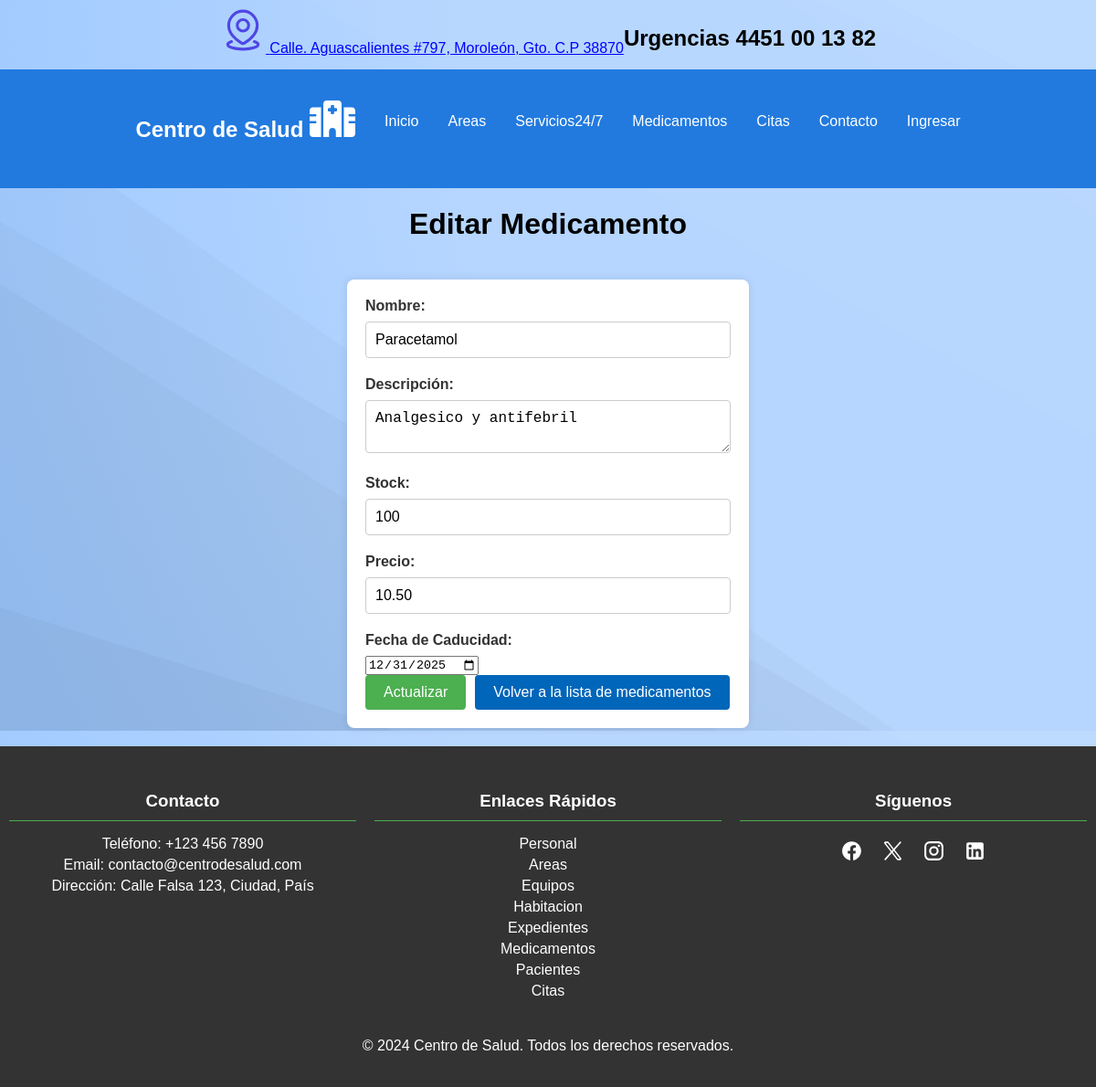
Page /editar_medicamento.php?id=1 on the committed database.
### tables this page shows
CREATE TABLE Medicamentos (
    id_medicamento INT AUTO_INCREMENT PRIMARY KEY,
    nombre VARCHAR(100),
    descripcion TEXT,
    stock INT,
    precio DECIMAL(10, 2),
    fecha_caducidad DATE
);

### editar_medicamento.php (the view, shortened to what this page needs)
<!DOCTYPE html>
<html lang="es">
<head>
    <link rel="stylesheet" href="css/style.css">
</head>
<body>
<?php include 'assets/header.php'; ?>
    <h1>Editar Medicamento</h1>
    <?php
    include 'includes/conexion.php';
    $id = $_GET['id'];
    $sql = "SELECT * FROM Medicamentos WHERE id_medicamento = $id";
    $resultado = $conn->query($sql);
    $fila = $resultado->fetch_assoc();
    ?>
    <form action="procesar_editar_medicamento.php" method="post">
        <label for="nombre">Nombre:</label>
        <input type="text" id="nombre" name="nombre" value="<?php echo $fila['nombre']; ?>" required><br>
        <label for="descripcion">Descripción:</label>
        <textarea id="descripcion" name="descripcion" required><?php echo $fila['descripcion']; ?></textarea><br>
        <label for="stock">Stock:</label>
        <input type="number" id="stock" name="stock" value="<?php echo $fila['stock']; ?>" required><br>
        <label for="precio">Precio:</label>
        <input type="number" step="0.01" id="precio" name="precio" value="<?php echo $fila['precio']; ?>" required><br>
        <label for="fecha_caducidad">Fecha de Caducidad:</label>
        <input type="date" id="fecha_caducidad" name="fecha_caducidad" value="<?php echo $fila['fecha_caducidad']; ?>" required><br>
        <div class="inputdiv">
            <input type="submit" value="Actualizar">
            <a href="medicamentos.php">Volver a la lista de medicamentos</a>
        </div>
    </form>
</body>
</html>

### css/style.css (style rules this page uses)
body { display: flex; flex-direction: column; min-height: 100vh; justify-content: center; align-items: center; font-family: Arial, sans-serif; margin: 0; }
footer { width: 100%; background-color: #333; color: white; padding: 20px 0; text-align: center; }
footer .container { display: flex; flex-wrap: wrap; justify-content: space-around; max-width: 1366px; margin: 0 auto; }
footer .column { flex: 1; margin: 10px; min-width: 200px; }
footer h3 { border-bottom: 1px solid #4CAF50; padding-bottom: 10px; margin-bottom: 10px; }
footer ul { list-style-type: none; padding: 0; }
footer ul li { margin: 5px 0; }
footer ul li a { color: white; text-decoration: none; }
footer .social-icons { display: flex; justify-content: center; margin: 20px 0; }
footer .social-icons a { color: white; text-decoration: none; margin: 0 10px; font-size: 24px; }
form { font-family: Arial, sans-serif; background-color: #fff; padding: 20px; border-radius: 8px; box-shadow: 0 0 10px rgba(0, 0, 0, 0.1); width: 100%; max-width: 400px; margin: 20px; }
form label { display: block; margin-bottom: 8px; font-weight: bold; color: #333; }
form input[type="email"], form input[type="password"], form input[type="datetime-local"], form input[type="text"], form input[type="number"], form input[type="file"], form select, form textarea { width: calc(100% - 22px); padding: 10px; margin-bottom: 20px; border: 1px solid #ccc; border-radius: 4px; font-size: 16px; }
.inputdiv { display: flex; align-items: center; gap: 10px; }
input[type="submit"], .inputdiv a { padding: 10px 20px; text-decoration: none; color: #fff; background-color: #4CAF50; border: none; border-radius: 4px; cursor: pointer; font-size: 16px; text-align: center; }
.inputdiv a { background-color: #0066ba; }
form textarea { resize: vertical; }

### rows in the picture
medicamentos: nombre "Paracetamol", descripcion "Analgesico y antifebril", stock "100", precio "10.50", fecha_caducidad "12/31/2025"
